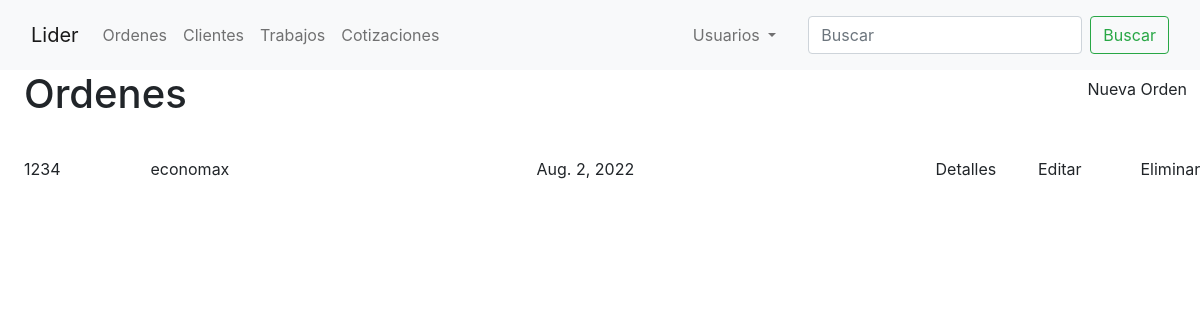
Before: / with the older database file.
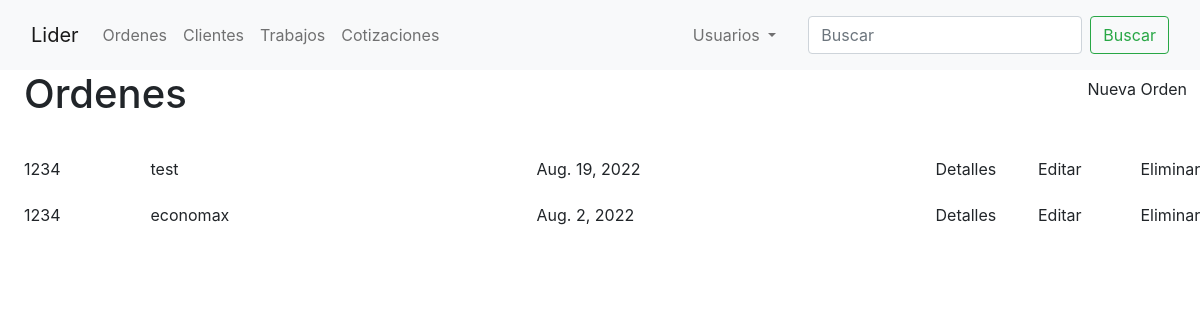
After: the same page with the newer database file.
### orders/models.py (models this page shows, shortened)
class Order(models.Model):
    customer = models.ForeignKey(Customer, on_delete=models.CASCADE)
    lider_id = models.ForeignKey(Lider, on_delete=models.CASCADE)
    date_ordered = models.DateField('Fecha ordenada', auto_now=True)
    expected_delivery_date = models.DateField('Fecha esperada de Entrega', auto_now=True)
    quantity_ordered = models.PositiveIntegerField(verbose_name='Cantidad Solicitada', default=0)

class Lider(models.Model):
    lider_id = models.CharField('Numero de Lider', max_length=4,
                                validators=[RegexValidator(r'^\d{1,10}$')], primary_key=True)
    doc_description = models.CharField(verbose_name='Descripcion del documento',
                                       max_length=250, default='NOTA DE VENTA')
    customer = models.ForeignKey(Customer, on_delete=models.CASCADE, default='')
    doc_inks = models.CharField(max_length=14, choices=[('negra', 'NEGRA'),
                                                        ('reflex', 'AZUL REFLEX'),
                                                        ('rojo032', 'ROJO 032CV'),
                                                        ('naranjaDirecto', 'NARANJA DIRECTO')
                                                        ],
                                default='reflex')
    def __str__(self):
        return self.lider_id

class Customer(models.Model):
    name_company = models.CharField(verbose_name='Nombre/Empresa', max_length=50)
    email = models.EmailField(verbose_name='Correo', null=True)
    phone_number = models.CharField(verbose_name='Telefono', max_length=10, validators=[RegexValidator(r'^\d{1,10}$')])
    address = models.CharField(verbose_name='Domicilio', max_length=100, null=True)
    shipping = models.BooleanField(verbose_name='Entrega a domicilio')
    def __str__(self):
        return self.name_company

### orders/views.py (the view)
# urls.py: path('', OrderView.as_view(), name='home'),
class OrderView(generic.ListView):
    model = Order
    template_name = 'orders/order.html'
    ordering = ['-id']
    paginate_by = 2

### templates/orders/order.html (shortened to what this page needs)
{% extends 'orders/base.html' %}
{% block content %}
    <div class="row mb-4">
        <div class="col ms-4">
            <h1>Ordenes</h1>
        </div>
        <div class="col-auto">
            <h4><a class="btn" href="{% url 'order-create' %}">Nueva Orden</a></h4>
        </div>
    </div>
    {% for order in object_list %}
        <div class="row mb-2">
            <a class="col-1 mx-4 my-auto link-dark" href="{% url 'order-detail' order.id %}">{{ order.lider_id }}</a>
            <a class="col mx-auto my-auto link-dark"
               href="{% url 'customer-detail' order.customer.id %}">{{ order.customer }}</a>
            <div class="col my-auto">{{ order.date_ordered }}</div>
            <div class="col-1"><a href="{% url 'order-detail' order.id %}" class="btn">Detalles</a></div>
            <div class="col-1"><a href="{% url 'order-update' order.id %}" class="btn">Editar</a></div>
            <div class="col-1"><a href="{% url 'order-delete' order.id %}" class="btn">Eliminar</a></div>
        </div>
    {% endfor %}
{% endblock %}

Changed rows visible on the page:
added Order: lider_id "1234", customer "test", date_ordered "Aug. 19, 2022"
